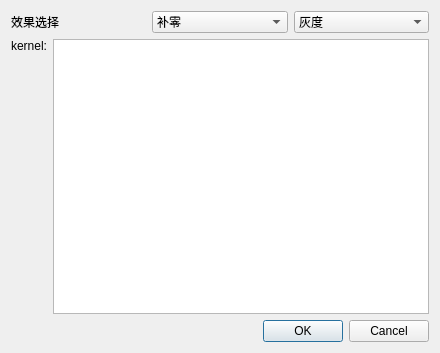
<?xml version="1.0" encoding="UTF-8"?>
<ui version="4.0">
 <class>DigLinear</class>
 <widget class="QDialog" name="DigLinear">
  <property name="geometry">
   <rect>
    <x>0</x>
    <y>0</y>
    <width>440</width>
    <height>353</height>
   </rect>
  </property>
  <property name="windowTitle">
   <string>Dialog</string>
  </property>
  <layout class="QVBoxLayout" name="verticalLayout">
   <item>
    <layout class="QHBoxLayout" name="horizontalLayout_2">
     <item>
      <widget class="QLabel" name="label_2">
       <property name="text">
        <string>效果选择</string>
       </property>
      </widget>
     </item>
     <item>
      <widget class="QComboBox" name="comboBox">
       <item>
        <property name="text">
         <string>补零</string>
        </property>
       </item>
       <item>
        <property name="text">
         <string>重复</string>
        </property>
       </item>
       <item>
        <property name="text">
         <string>镜像</string>
        </property>
       </item>
      </widget>
     </item>
     <item>
      <widget class="QComboBox" name="comboBox_2">
       <item>
        <property name="text">
         <string>灰度</string>
        </property>
       </item>
       <item>
        <property name="text">
         <string>RGB</string>
        </property>
       </item>
      </widget>
     </item>
    </layout>
   </item>
   <item>
    <layout class="QHBoxLayout" name="horizontalLayout">
     <item>
      <widget class="QLabel" name="label">
       <property name="text">
        <string>kernel:</string>
       </property>
       <property name="alignment">
        <set>Qt::AlignLeading|Qt::AlignLeft|Qt::AlignTop</set>
       </property>
      </widget>
     </item>
     <item>
      <widget class="QTextEdit" name="textEdit"/>
     </item>
    </layout>
   </item>
   <item>
    <widget class="QDialogButtonBox" name="buttonBox">
     <property name="orientation">
      <enum>Qt::Horizontal</enum>
     </property>
     <property name="standardButtons">
      <set>QDialogButtonBox::Cancel|QDialogButtonBox::Ok</set>
     </property>
    </widget>
   </item>
  </layout>
 </widget>
 <resources/>
 <connections>
  <connection>
   <sender>buttonBox</sender>
   <signal>rejected()</signal>
   <receiver>DigLinear</receiver>
   <slot>reject()</slot>
   <hints>
    <hint type="sourcelabel">
     <x>316</x>
     <y>260</y>
    </hint>
    <hint type="destinationlabel">
     <x>286</x>
     <y>274</y>
    </hint>
   </hints>
  </connection>
  <connection>
   <sender>buttonBox</sender>
   <signal>accepted()</signal>
   <receiver>DigLinear</receiver>
   <slot>accept()</slot>
   <hints>
    <hint type="sourcelabel">
     <x>248</x>
     <y>254</y>
    </hint>
    <hint type="destinationlabel">
     <x>157</x>
     <y>274</y>
    </hint>
   </hints>
  </connection>
 </connections>
</ui>
